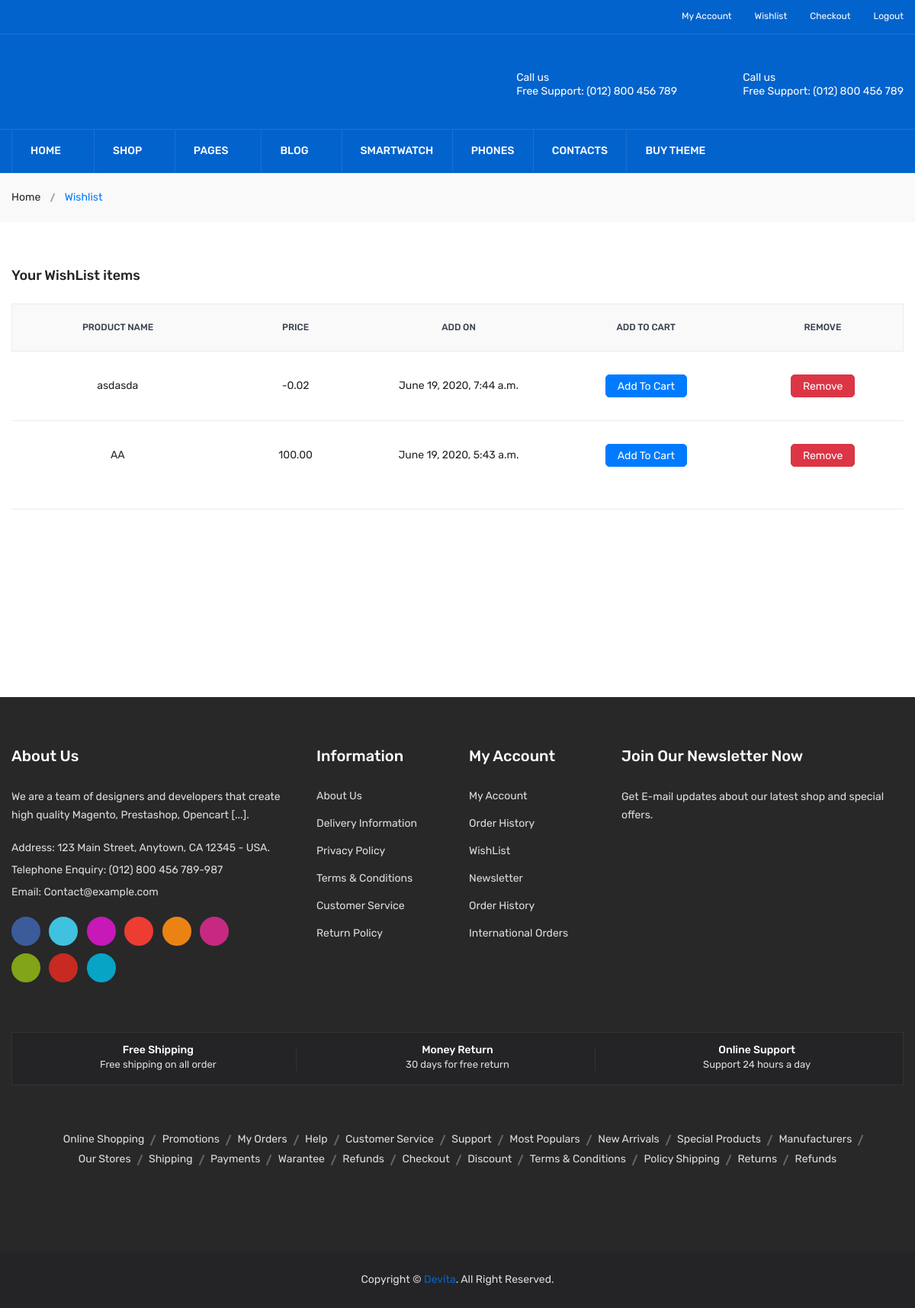
Page /EngineeringTools/Wishlist (signed in) on the earlier database version.
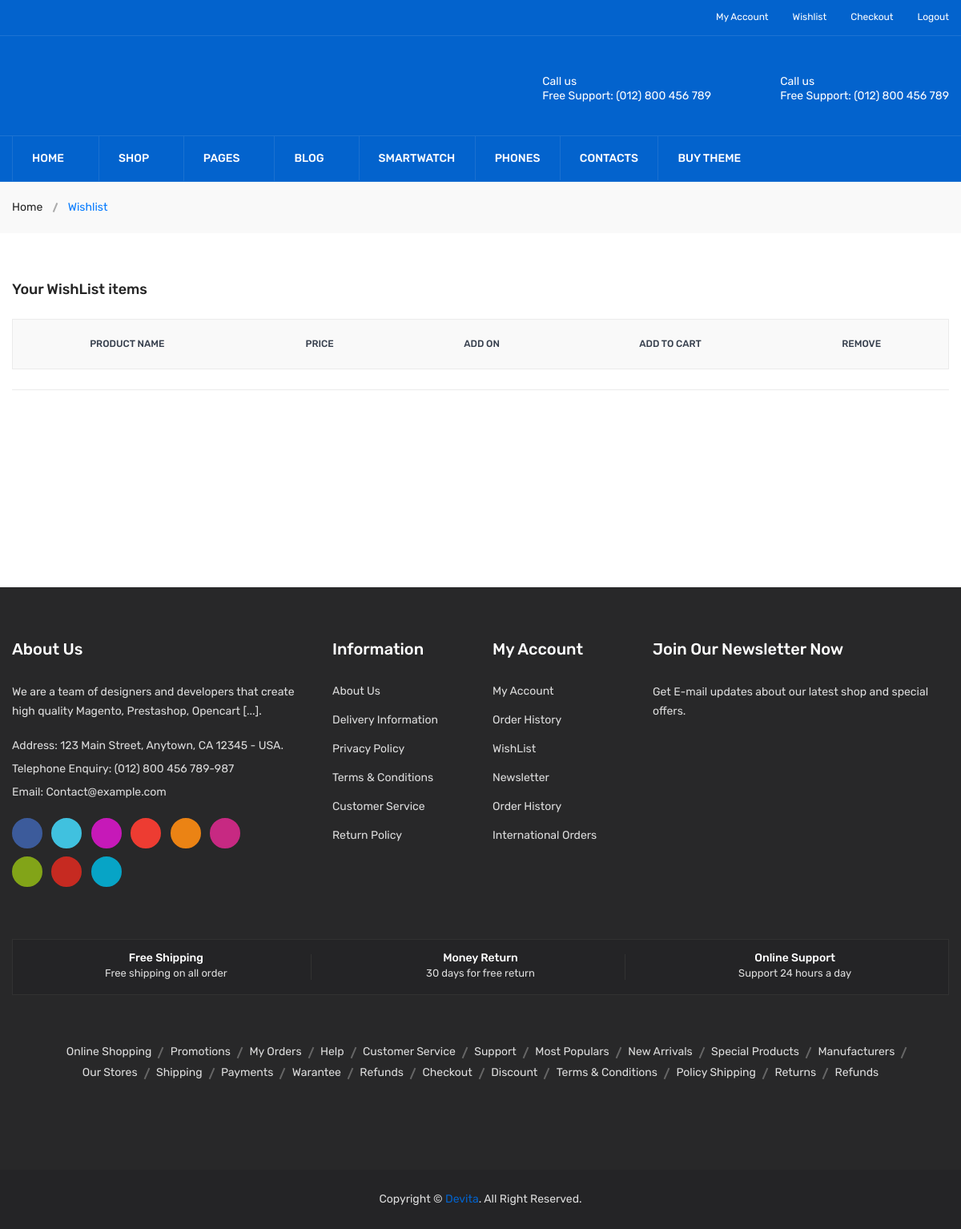
Same page on the later database version.
### Cart/models.py (models this page shows, shortened)
class Wishlist(models.Model):
    product = models.ForeignKey(Product_Hardware, on_delete=models.CASCADE)
    user = models.ForeignKey(User, on_delete = models.CASCADE)
    product_name = models.CharField(max_length = 20)
    user_name = models.CharField(max_length = 20)
    user_email = models.EmailField()
    price = models.CharField(max_length=10)
    added_in_wishlist = models.DateTimeField(auto_now_add=True)

### User/views.py (the view)
def User_Wishlist_View(request):
    temp = "User/wishlist.html"
    data = Wishlist.objects.filter(user= request.user).order_by('-added_in_wishlist')
    return render(request, temp, {'data':data})

### Templates/User/wishlist.html (shortened to what this page needs)
{% extends 'User/header_footer.html' %}
{% load static %}
{% load i18n %}
{% block 'content'  %}
<div class="breadcrumb-area gray-bg-7">
            <div class="container">
                <div class="breadcrumb-content">
                    <ul>
                        <li><a href="index.html">Home</a></li>
                        <li class="active">Wishlist </li>
                    </ul>
                </div>
            </div>
        </div>
        <div class="cart-main-area pt-60 pb-25">
            <div class="container">
                <h3 class="page-title">Your WishList items</h3>
                <div class="row">
                    <div class="col-lg-12 col-md-12 col-sm-12 col-12">
                            <div class="table-content table-responsive wishlist">
                                <table class="col-md-12">
                                    <thead>
                                        <tr>
                                            <th>Product Name</th>
                                            <th>Price</th>
                                            <th>Add On</th>
                                            <th>Add To Cart</th>
                                            <th>Remove</th>
                                        </tr>
                                    </thead>
                                    <tbody>
                                        {% for i in data %}
                                            <tr>
                                                <td>{{ i.product_name }}</td>
                                                <td>{{ i.price }}</td>
                                                <td>{{ i.added_in_wishlist }}</td>
                                                <td>
                                                    <button class="btn btn-primary" style="border-radius:5px">
                                                        Add To Cart
                                                    </button>
                                                </td>
                                                <td>
                                                    <form method="POST" action="{% url 'Cart:Remove_From_Wish_LIST' %}">
                                                        <button class="btn btn-danger" style="border-radius:5px">
                                                            Remove
                                                        </button>
                                                    </form>
                                                </td>
                                            </tr>
                                        {% endfor %}
                                    </tbody>
                                </table>
                            </div>
                    </div>
                </div>
            </div>
        </div>
{% endblock %}

Differences in the rows shown:
removed Wishlist: product_name "asdasda", price "-0.02", added_in_wishlist "June 19, 2020, 7:44 a.m."
removed Wishlist: product_name "AA", price "100.00", added_in_wishlist "June 19, 2020, 5:43 a.m."
